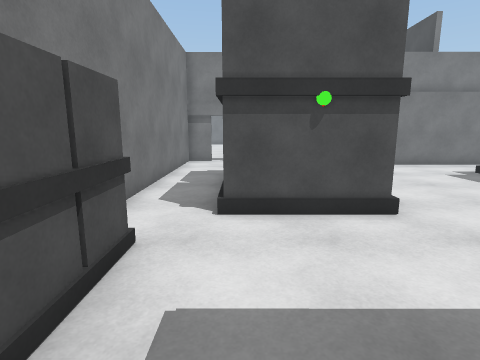
view 1 (above)

19 first-person views from a walk through a Unity game level. The camera is 1.5 m above the floor, tilts 10° down and sees 80° across. The floor is counted in squares, 1 m on a side. Each view is taken from the middle of a square. On the plan, view 1 faces up. The plan holds only what a view shows up to about 14 squares ahead; the rest is blank. The place goes on beyond the plan. Door leaves are left out, so doorways stand open.

view 2
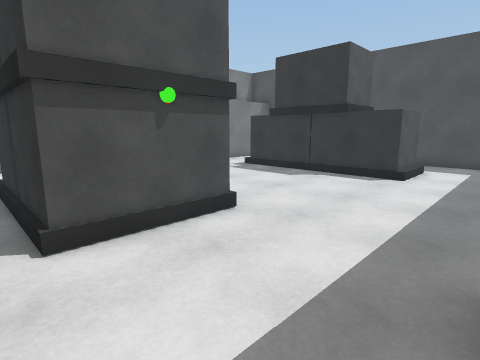

view 3
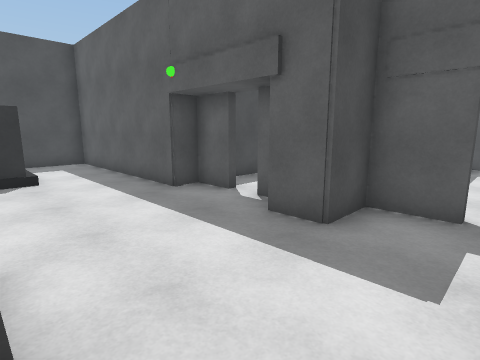

view 4
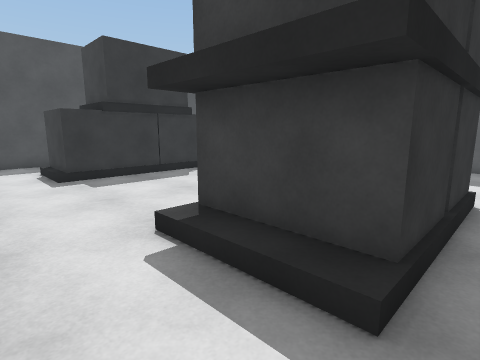

view 5
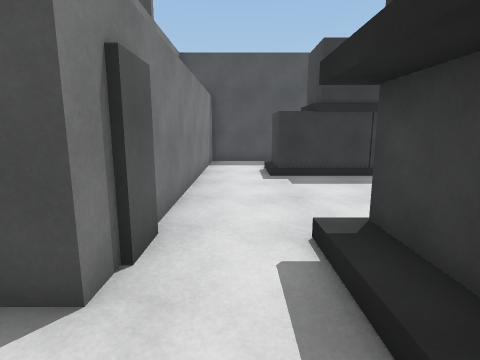

view 6
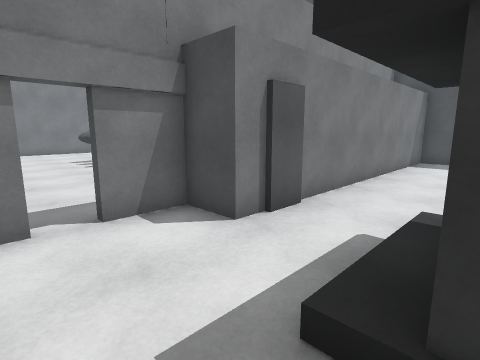

view 7
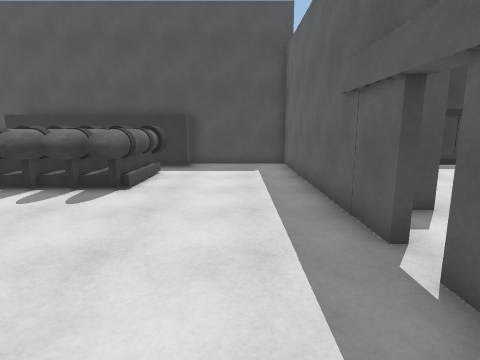

view 8
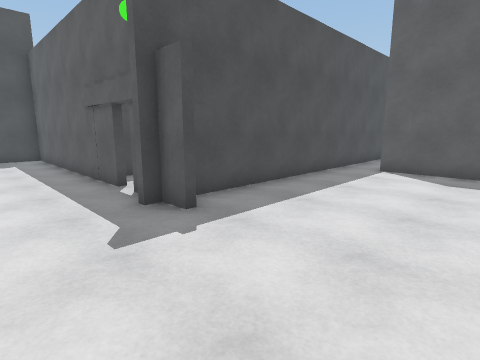

view 9
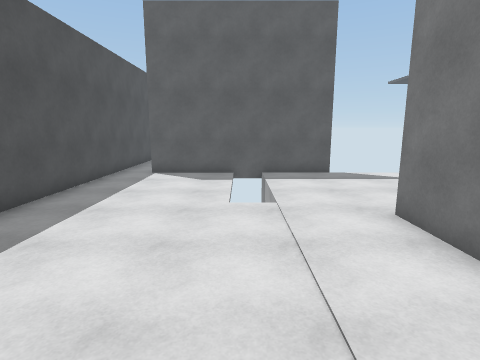

view 10
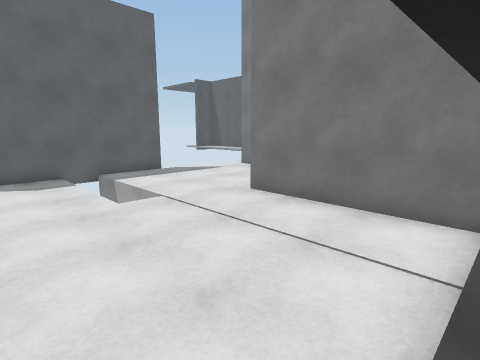

view 11
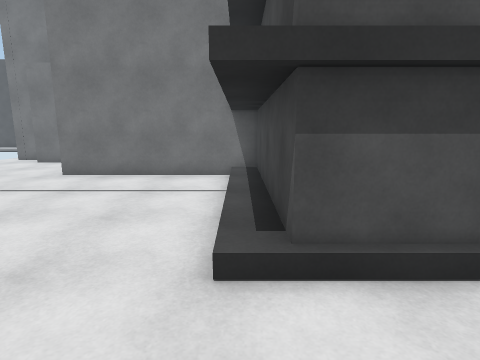

view 12
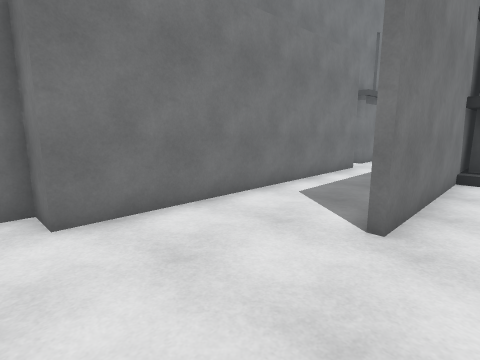

view 13
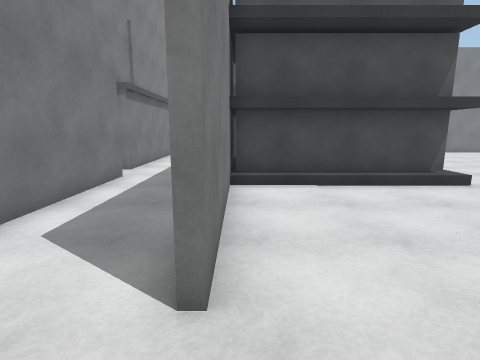

view 14
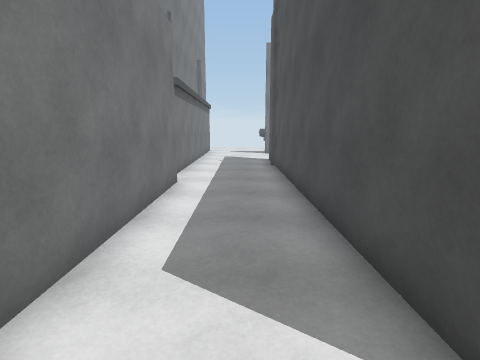

view 15
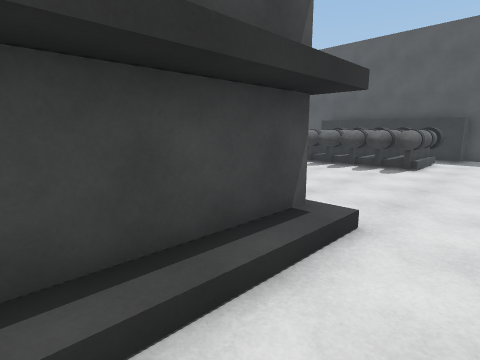

view 16
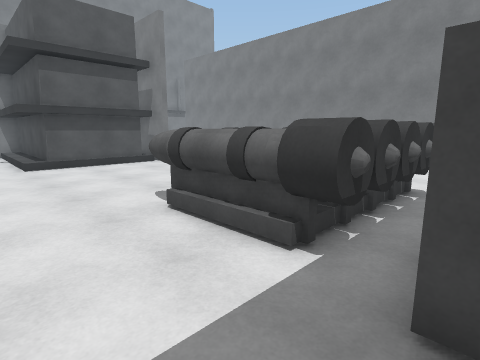

view 17
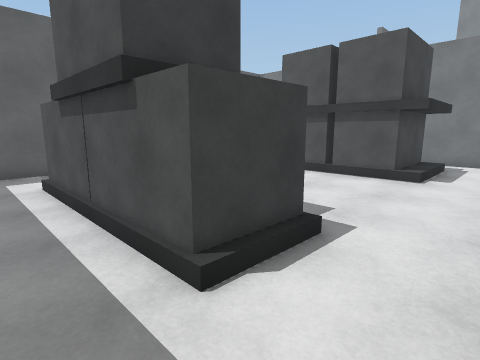

view 18
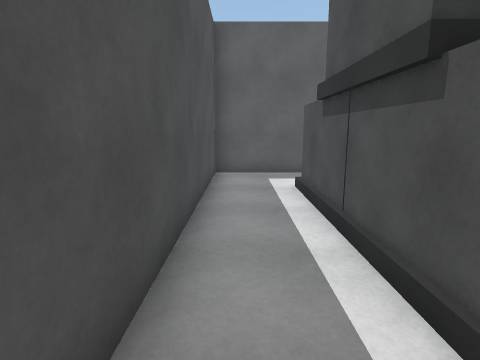

view 19
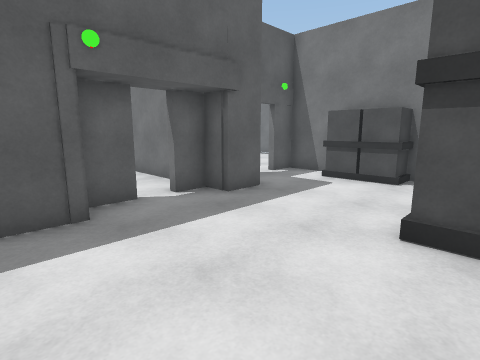

### Floor plan
Key: @ floor where view 1 was taken; # wall or solid block; x gap in a wall; . main floor; : floor 0.25 m higher than the main floor; / step, stairs or slope; D open door; ^ raised ledge; C cylinder; O other object.
Columns run from 16 left of view 1 to 13 right of it. Each row starts with its distance up from view 1.
 21 ##...#     #.......OO CC#
 20  ....#     #.......OOOCC#
 19  #..########.......^CCCC#
 18  #..#:::::::............##
 17  #..#....................#
 16  #..#....................#
 15  #..#....................#
 14  #..#........##D##########
 13  #..##.......#...#O ##########
 12  #...........#....OO.........#
 11  #...... ....#...............#
 10  #.....  ....#..////.....//..#
  9 ##.....  ....#..###/.....##..#
  8 #......  ....#..###/.....##..#
  7 #......  ....#..###/.....##..#
  6     x#######.#..###/.....##..#
  5             .#..###/.....##..#
  4              ##..........##..#
  3              .#..............#
  2              ##..............#
  1              #...##...########
  0              #..@###D##
 -1              ##D###...#
 -2              .... #. .#
 -3                 . #.
 -4                 . #
 -5                 .
 -6                 .
 -7                 .
 -8                 #

Where each view was taken, in squares from view 1:
view 1: 0 up, 0 right, facing up
view 2: 1 up, 1 left, facing up-right
view 3: 5 up, 1 left, facing down-right
view 4: 12 up, 1 left, facing down-right
view 5: 11 up, 1 left, facing right
view 6: 9 up, 2 left, facing up-right
view 7: 16 up, 4 left, facing right
view 8: 17 up, 8 left, facing down-right
view 9: 18 up, 8 left, facing down
view 10: 18 up, 5 left, facing down-left
view 11: 18 up, 2 left, facing left
view 12: 8 up, 10 left, facing up-left
view 13: 10 up, 11 left, facing up
view 14: 11 up, 13 left, facing up
view 15: 16 up, 9 left, facing up-right
view 16: 16 up, 8 right, facing up-left
view 17: 12 up, 12 right, facing down-left
view 18: 11 up, 12 right, facing down
view 19: 6 up, 7 right, facing down-left
